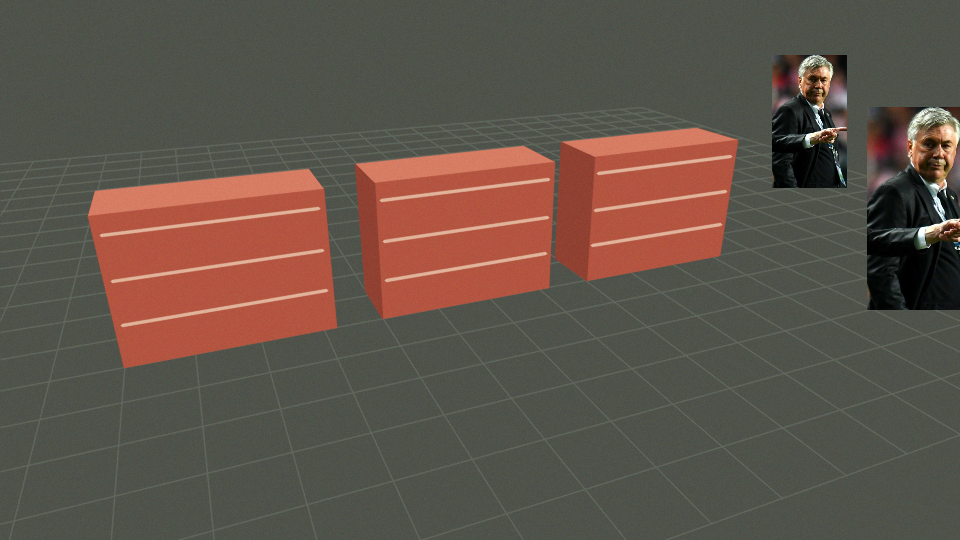
#> input picture prototypes/shelf-calibration/sample.png, 960 x 540 px
$ python grid.py ../../../sample.png ../../../sample.png 5 1.0 5
#> lines starting #> are read from the running program, lines starting #| are printed output that depends on the picture; after the words box and inside, x2 and y2 are one past the last pixel; in counts of white or black regions, pixels touching at a corner belong together
import sys, cv2, numpy as np
# grid.py out.png video frame zoom [tick]
out, vid, fr, z = sys.argv[1], sys.argv[2], int(sys.argv[3]), float(sys.argv[4]); tick = int(sys.argv[5]) if len(sys.argv) > 5 else 20
if vid.endswith((".png", ".jpg")): im = cv2.imread(vid)
#> im is the input picture: shape (540, 960, 3); mean B, G, R 73.5, 83.7, 96.7
else:
    c = cv2.VideoCapture(vid); c.set(1, fr); ok, im = c.read()
im = cv2.resize(im, None, fx=z, fy=z, interpolation=cv2.INTER_CUBIC); h, w = im.shape[:2]
#> after `h, w = im.shape[:2]`: h = 540; w = 960
for x in range(0, int(w / z), tick):
    cv2.line(im, (int(x * z), 0), (int(x * z), h), (0, 255, 255) if x % (tick * 5) == 0 else (120, 120, 0), 1)
    if x % (tick * 2) == 0: cv2.putText(im, str(x), (int(x * z) + 2, 12), 0, .4, (0, 0, 255), 1)
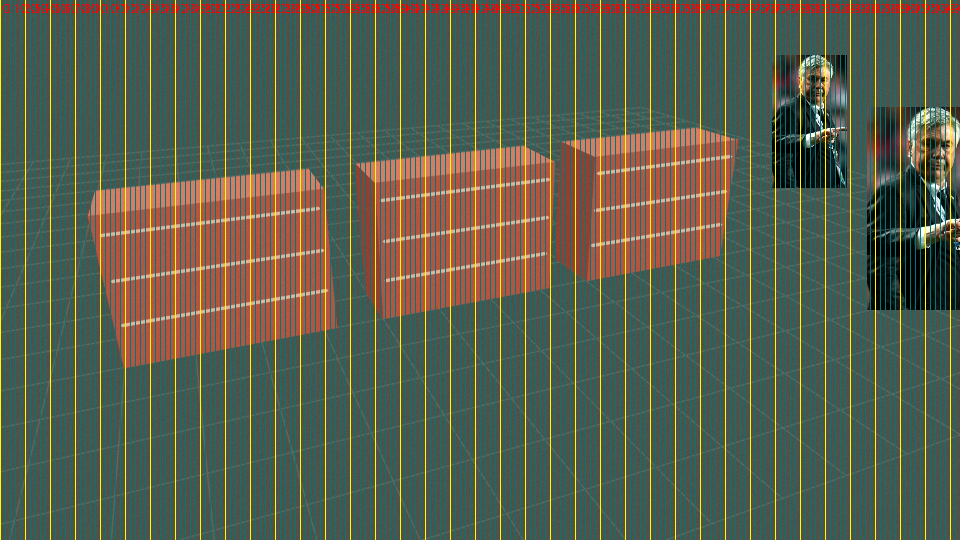
#> im: shape (540, 960, 3); mean B, G, R 77.4, 95.8, 89
for y in range(0, int(h / z), tick):
    cv2.line(im, (0, int(y * z)), (w, int(y * z)), (0, 255, 255) if y % (tick * 5) == 0 else (120, 120, 0), 1)
    if y % (tick * 2) == 0: cv2.putText(im, str(y), (2, int(y * z) - 2), 0, .4, (0, 0, 255), 1)
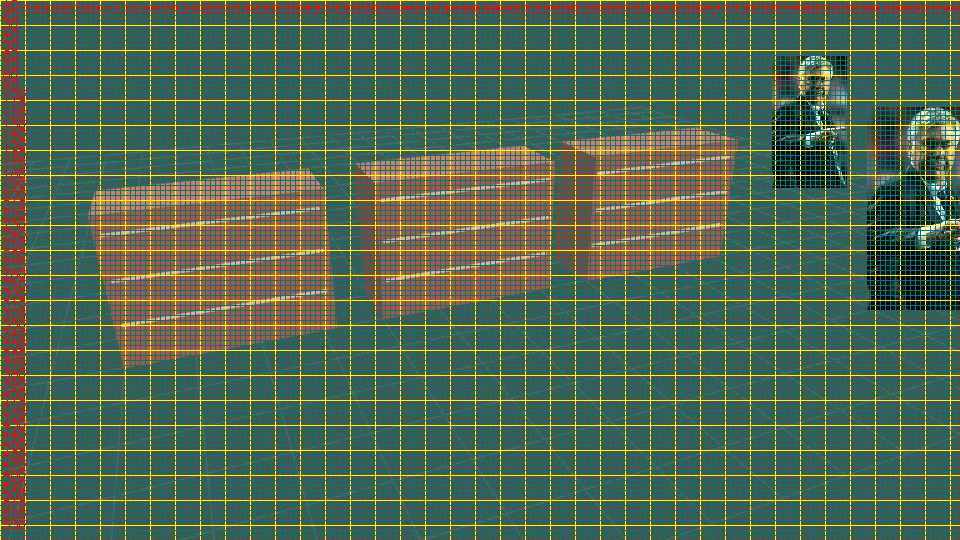
#> im: shape (540, 960, 3); 17.75% of pixels changed, all inside (x1, y1, x2, y2) = (0, 0, 960, 536)
cv2.imwrite(out, im)
